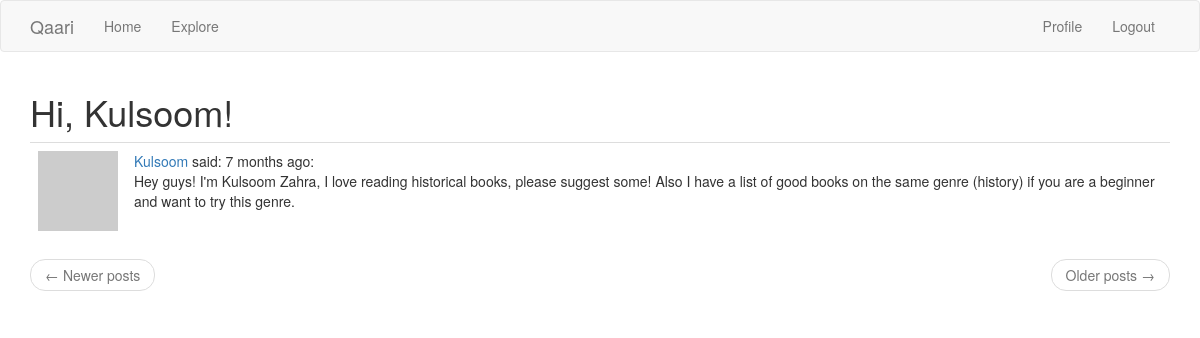
The page /explore (signed in) on the database as committed earlier.
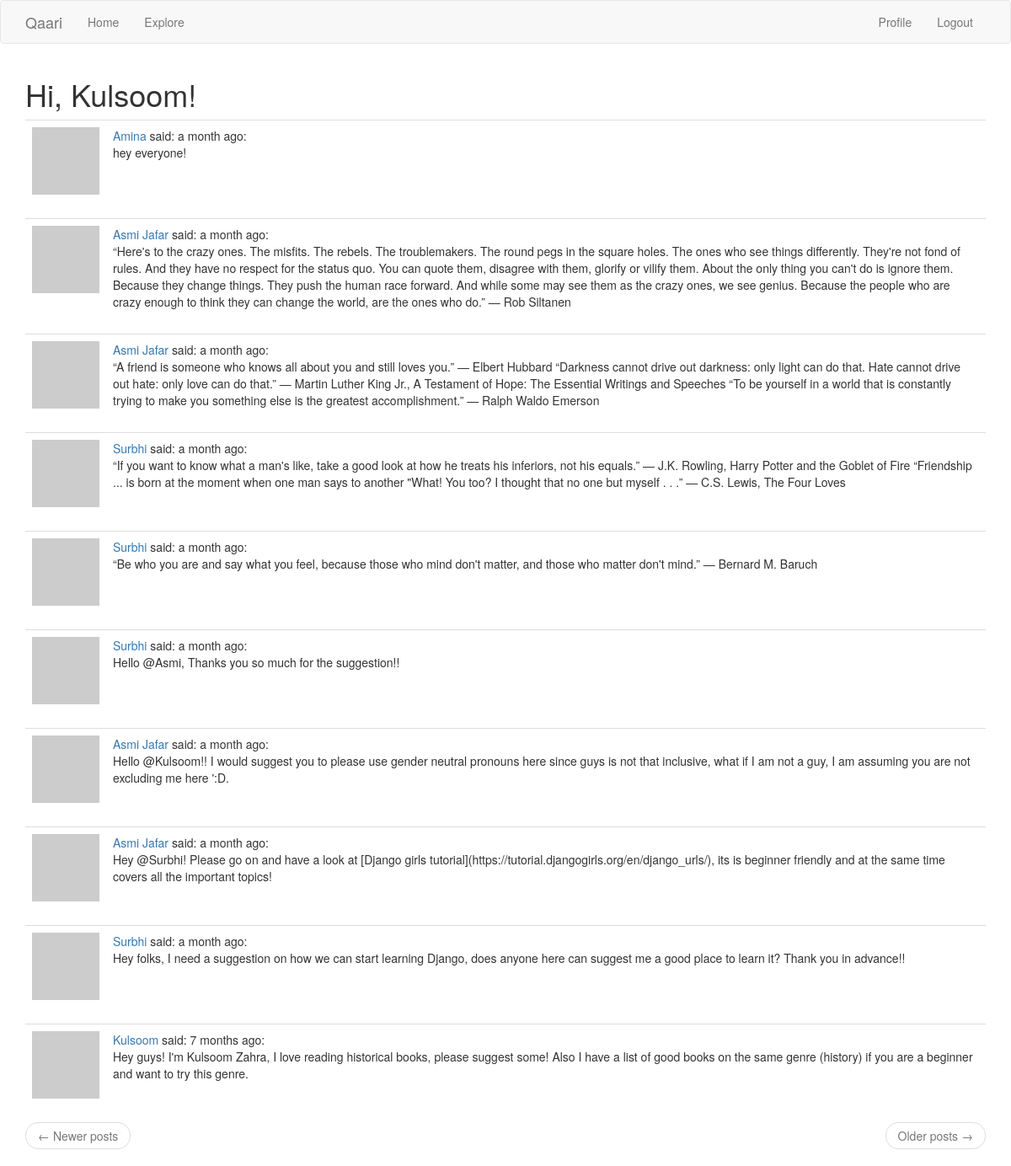
The same page on the database as committed later.
### app/models.py (models this page shows, shortened)
class User(UserMixin, db.Model):
    id = db.Column(db.Integer, primary_key=True)
    username = db.Column(db.String(64), index=True, unique=True)
    email = db.Column(db.String(120), index=True, unique=True)
    password_hash = db.Column(db.String(128))
    about_me = db.Column(db.String(140))
    last_seem = db.Column(db.DateTime, default=datetime.utcnow)
    posts = db.relationship('Post', backref='author', lazy='dynamic')
    followed = db.relationship(
        'User', secondary=followers,
        primaryjoin=(followers.c.follower_id == id),
        secondaryjoin=(followers.c.followed_id == id),
        backref=db.backref('followers', lazy='dynamic'), lazy='dynamic')
    def avatar(self, size):
        digest = md5(self.email.lower().encode('utf-8')).hexdigest()
        return 'https://www.gravatar.com/avatar/{}?d=identicon&s={}'.format(
            digest, size)

class Post(db.Model):
    id = db.Column(db.Integer, primary_key=True)
    body = db.Column(db.String(140))
    timestamp = db.Column(db.DateTime, index=True, default=datetime.utcnow)
    user_id = db.Column(db.Integer, db.ForeignKey('user.id'))

### app/main/routes.py (the view)
@bp.route('/explore')
@login_required
def explore():
    page = request.args.get('page', 1, type=int)
    posts = Post.query.order_by(Post.timestamp.desc()).paginate(
        page, current_app.config['POSTS_PER_PAGE'], False)
    next_url = url_for('main.explore', page=posts.next_num) \
        if posts.has_next else None
    prev_url = url_for('main.explore', page=posts.prev_num) \
        if posts.has_prev else None
    return render_template('index.html', title=('Explore'),
                           posts=posts.items, next_url=next_url,
                           prev_url=prev_url)

### app/main/routes.py (called while the page is built)
@bp.before_app_request
def before_request():
    if current_user.is_authenticated:
        current_user.last_seen = datetime.utcnow()
        db.session.commit()

### app/models.py (called while the page is built)
@login.user_loader
def load_user(id):
    return User.query.get(int(id))

### app/templates/index.html (shortened to what this page needs)
{% extends "base.html" %}
{% import 'bootstrap/wtf.html' as wtf %}
{% block app_content %}
    <h1>Hi, {{ current_user.username }}!</h1>
    {% for post in posts %}
        {% include '_post.html' %}
    {% endfor %}
    <nav aria-label="...">
        <ul class="pager">
            <li class="previous{% if not prev_url %} disabled{% endif %}">
                <a href="{{ prev_url or '#' }}">
                    <span aria-hidden="true">&larr;</span> Newer posts
                </a>
            </li>
            <li class="next{% if not next_url %} disabled{% endif %}">
                <a href="{{ next_url or '#' }}">
                    Older posts <span aria-hidden="true">&rarr;</span>
                </a>
            </li>
        </ul>
    </nav>
{% endblock %}

### app/templates/base.html (shortened to what this page needs)
{% extends 'bootstrap/base.html' %}
{% block navbar %}
    <nav class="navbar navbar-default">
        <div class="container">
            <div class="navbar-header">
                <a class="navbar-brand" href="{{ url_for('main.index') }}">Qaari</a>
            </div>
            <div class="collapse navbar-collapse" id="bs-example-navbar-collapse-1">
                <ul class="nav navbar-nav">
                    <li><a href="{{ url_for('main.index') }}">Home</a></li>
                    <li><a href="{{ url_for('main.explore') }}">Explore</a></li>
                </ul>
                <ul class="nav navbar-nav navbar-right">
                    {% if current_user.is_anonymous %}
                    <li><a href="{{ url_for('auth.login') }}">Login</a></li>
                    {% else %}
                    <li><a href="{{ url_for('main.user', username=current_user.username) }}">Profile</a></li>
                    <li><a href="{{ url_for('auth.logout') }}">Logout</a></li>
                    {% endif %}
                </ul>
            </div>
        </div>
    </nav>
{% endblock %}
{% block content %}
    <div class="container">
        {% block app_content %}{% endblock %}
    </div>
{% endblock %}

### app/templates/_post.html
    <table class="table table-hover">
        <tr>
            <td width="70px">
                <a href="{{ url_for('main.user', username=post.author.username) }}">
                    <img src="{{ post.author.avatar(70) }}" />
                </a>
            </td>
            <td>
                <a href="{{ url_for('main.user', username=post.author.username) }}">
                    {{ post.author.username }}
                </a>
                said: {{ moment(post.timestamp).fromNow() }}:
                <br>
                <span id="post{{ post.id }}">{{ post.body }}</span>
            </td>
        </tr>
    </table>

Rows that differ between the two databases and show on the page:
added Post: author.username "Amina", timestamp "a month ago", body "hey everyone!"
added Post: author.username "Asmi Jafar", timestamp "a month ago", body "“Here's to the crazy ones. The misfits. The rebels. The troublemakers. The round pegs in the square holes. The ones who see things differently. They're not fond of rules. And they have no respect for the status quo. You can quote them, disagree with them, glorify or vilify them. About the only thing you can't do is ignore them. Because they change things. They push the human race forward. And while some may see them as the crazy ones, we see genius. Because the people who are crazy enough to think they can change the world, are the ones who do.” ― Rob Siltanen"
added Post: author.username "Asmi Jafar", timestamp "a month ago", body "“A friend is someone who knows all about you and still loves you.” ― Elbert Hubbard “Darkness cannot drive out darkness: only light can do that. Hate cannot drive out hate: only love can do that.” ― Martin Luther King Jr., A Testament of Hope: The Essential Writings and Speeches “To be yourself in a world that is constantly trying to make you something else is the greatest accomplishment.” ― Ralph Waldo Emerson"
added Post: author.username "Surbhi", timestamp "a month ago", body "“If you want to know what a man's like, take a good look at how he treats his inferiors, not his equals.” ― J.K. Rowling, Harry Potter and the Goblet of Fire “Friendship ... is born at the moment when one man says to another \"What! You too? I thought that no one but myself . . .” ― C.S. Lewis, The Four Loves"
added Post: author.username "Surbhi", timestamp "a month ago", body "“Be who you are and say what you feel, because those who mind don't matter, and those who matter don't mind.” ― Bernard M. Baruch"
added Post: author.username "Surbhi", timestamp "a month ago", body "Hello @Asmi, Thanks you so much for the suggestion!!"
added Post: author.username "Asmi Jafar", timestamp "a month ago", body "Hello @Kulsoom!! I would suggest you to please use gender neutral pronouns here since guys is not that inclusive, what if I am not a guy, I am assuming you are not excluding me here ':D."
added Post: author.username "Asmi Jafar", timestamp "a month ago", body "Hey @Surbhi! Please go on and have a look at [Django girls tutorial](https://tutorial.djangogirls.org/en/django_urls/), its is beginner friendly and at the same time covers all the important topics!"
added Post: author.username "Surbhi", timestamp "a month ago", body "Hey folks, I need a suggestion on how we can start learning Django, does anyone here can suggest me a good place to learn it? Thank you in advance!!"
